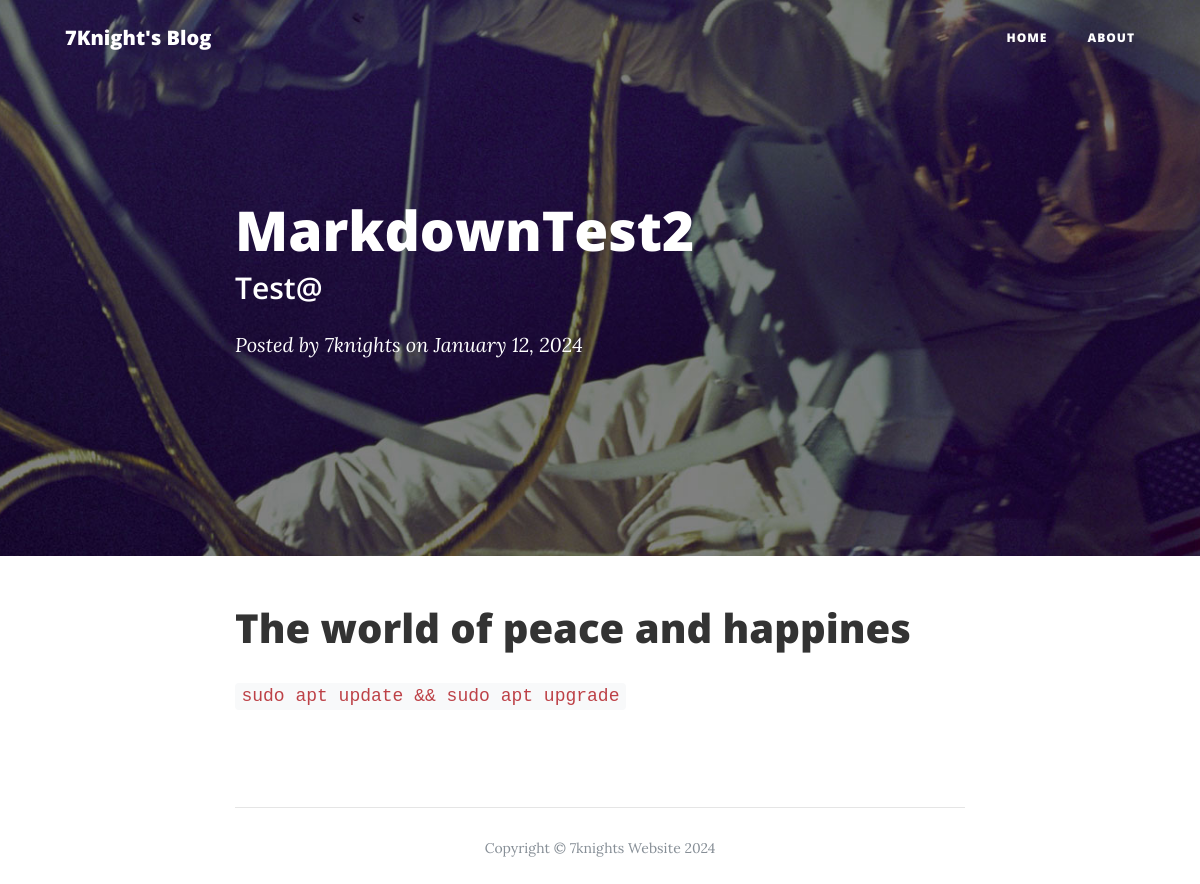
The app's page /post/4 with its own data.
### app.py (models this page shows)
class Blogpost(db.Model):
    id = db.Column(db.Integer, primary_key=True)
    title = db.Column(db.String(50))
    subtitle = db.Column(db.String(50))
    author = db.Column(db.String(20))
    date_posted = db.Column(db.DateTime)
    content = db.Column(db.Text)

### app.py (the view)
@app.route('/post/<int:post_id>')
def post(post_id):
    post = Blogpost.query.get(post_id)
    if post:
        return render_template('post.html', post=post)
    else:
        return render_template('error.html', error='Post not found')

### templates/post.html (shortened to what this page needs)
<!DOCTYPE html>
<html lang="en">
  <head>
    <link href="{{ url_for('static', filename='bootstrap.min.css') }}" rel="stylesheet">
    <link href="{{ url_for('static', filename='font-awesome.min.css') }}" rel="stylesheet" type="text/css">
    <link href="{{ url_for('static', filename='clean-blog.min.css') }}" rel="stylesheet">
  </head>
  <body>
    <nav class="navbar navbar-expand-lg navbar-light fixed-top" id="mainNav">
      <div class="container">
        <a class="navbar-brand" href="{{ url_for('index') }}">7Knight's Blog</a>
        <div class="collapse navbar-collapse" id="navbarResponsive">
          <ul class="navbar-nav ml-auto">
            <li class="nav-item">
              <a class="nav-link" href="{{ url_for('index') }}">Home</a>
            </li>
            <li class="nav-item">
              <a class="nav-link" href="{{ url_for('about') }}">About</a>
            </li>
          </ul>
        </div>
      </div>
    </nav>
    <header class="masthead" style="background-image: url('{{ url_for('static', filename='post-bg.jpg') }}')">
      <div class="container">
        <div class="row">
          <div class="col-lg-8 col-md-10 mx-auto">
            <div class="post-heading">
              <h1>{{ post.title }}</h1>
              <h2 class="subheading">{{ post.subtitle }}</h2>
              <span class="meta">Posted by
                {{ post.author }}
                on {{ post.date_posted.strftime('%B %d, %Y') }}</span>
            </div>
          </div>
        </div>
      </div>
    </header>
    <article>
      <div class="container">
        <div class="row">
          <div class="col-lg-8 col-md-10 mx-auto">
            {{ post.content|safe }}
          </div>
        </div>
      </div>
    </article>
    <footer>
      <div class="container">
        <div class="row">
          <div class="col-lg-8 col-md-10 mx-auto">
            <hr>
            <p class="copyright text-muted">Copyright &copy; 7knights Website 2024</p>
          </div>
        </div>
      </div>
    </footer>
  </body>
</html>

### records on screen
Blogpost: title "MarkdownTest2", subtitle "Test@", author "7knights", date_posted "January 12, 2024", content "The world of peace and happines sudo apt update && sudo apt upgrade"
